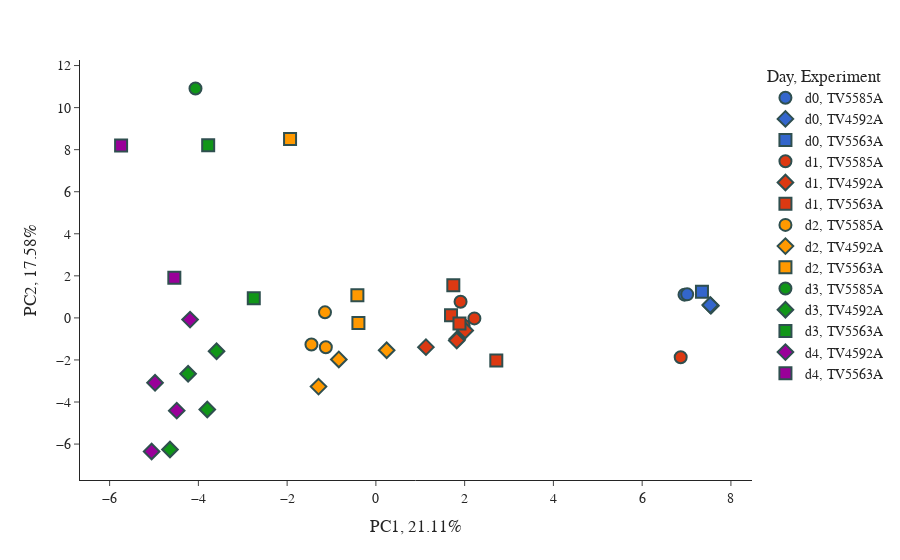

Notebook source saved alongside this figure:
### Code cell
pDf, pc1, pc2 = get_pca_df(vsts['library_10_2'], 50)
plotPCA(pDf, pc1, pc2)

### Figure 1 — Plotly figure (JSON) as saved in the notebook; plotly's stock layout.template omitted (floating-point values rounded to 4 significant figures)
{"data": [{"customdata": [["inoculum"], ["inoculum"]], "hovertemplate": "Day=d0<br>Experiment=TV5585A<br>PC1, 21.11%=%{x}<br>PC2, 17.58%=%{y}<br>mouse=%{customdata[0]}<extra></extra>", "legendgroup": "d0, TV5585A", "marker": {"color": "#3366CC", "line": {"color": "DarkSlateGrey", "width": 2}, "size": 12, "symbol": "circle"}, "mode": "markers", "name": "d0, TV5585A", "orientation": "v", "showlegend": true, "type": "scatter", "x": [6.954, 7.014], "xaxis": "x", "y": [1.106, 1.12], "yaxis": "y"}, {"customdata": [["inoculum"], ["inoculum"]], "hovertemplate": "Day=d0<br>Experiment=TV4592A<br>PC1, 21.11%=%{x}<br>PC2, 17.58%=%{y}<br>mouse=%{customdata[0]}<extra></extra>", "legendgroup": "d0, TV4592A", "marker": {"color": "#3366CC", "line": {"color": "DarkSlateGrey", "width": 2}, "size": 12, "symbol": "diamond"}, "mode": "markers", "name": "d0, TV4592A", "orientation": "v", "showlegend": true, "type": "scatter", "x": [7.549, 7.534], "xaxis": "x", "y": [0.5742, 0.6099], "yaxis": "y"}, {"customdata": [["inoculum"]], "hovertemplate": "Day=d0<br>Experiment=TV5563A<br>PC1, 21.11%=%{x}<br>PC2, 17.58%=%{y}<br>mouse=%{customdata[0]}<extra></extra>", "legendgroup": "d0, TV5563A", "marker": {"color": "#3366CC", "line": {"color": "DarkSlateGrey", "width": 2}, "size": 12, "symbol": "square"}, "mode": "markers", "name": "d0, TV5563A", "orientation": "v", "showlegend": true, "type": "scatter", "x": [7.347], "xaxis": "x", "y": [1.243], "yaxis": "y"}, {"customdata": [["am729"], ["am727"], ["am728"], ["am731"]], "hovertemplate": "Day=d1<br>Experiment=TV5585A<br>PC1, 21.11%=%{x}<br>PC2, 17.58%=%{y}<br>mouse=%{customdata[0]}<extra></extra>", "legendgroup": "d1, TV5585A", "marker": {"color": "#DC3912", "line": {"color": "DarkSlateGrey", "width": 2}, "size": 12, "symbol": "circle"}, "mode": "markers", "name": "d1, TV5585A", "orientation": "v", "showlegend": true, "type": "scatter", "x": [1.977, 2.22, 1.908, 6.868], "xaxis": "x", "y": [-0.3652, -0.0229, 0.7686, -1.874], "yaxis": "y"}, {"customdata": [["ad930"], ["ad929"], ["ad928"], ["ad926"]], "hovertemplate": "Day=d1<br>Experiment=TV4592A<br>PC1, 21.11%=%{x}<br>PC2, 17.58%=%{y}<br>mouse=%{customdata[0]}<extra></extra>", "legendgroup": "d1, TV4592A", "marker": {"color": "#DC3912", "line": {"color": "DarkSlateGrey", "width": 2}, "size": 12, "symbol": "diamond"}, "mode": "markers", "name": "d1, TV4592A", "orientation": "v", "showlegend": true, "type": "scatter", "x": [1.834, 1.822, 2.012, 1.128], "xaxis": "x", "y": [-1.006, -1.074, -0.6009, -1.39], "yaxis": "y"}, {"customdata": [["am484"], ["am483"], ["am485"], ["am486"]], "hovertemplate": "Day=d1<br>Experiment=TV5563A<br>PC1, 21.11%=%{x}<br>PC2, 17.58%=%{y}<br>mouse=%{customdata[0]}<extra></extra>", "legendgroup": "d1, TV5563A", "marker": {"color": "#DC3912", "line": {"color": "DarkSlateGrey", "width": 2}, "size": 12, "symbol": "square"}, "mode": "markers", "name": "d1, TV5563A", "orientation": "v", "showlegend": true, "type": "scatter", "x": [1.693, 1.883, 2.713, 1.745], "xaxis": "x", "y": [0.1278, -0.2705, -2.031, 1.552], "yaxis": "y"}, {"customdata": [["am729"], ["am727"], ["am728"]], "hovertemplate": "Day=d2<br>Experiment=TV5585A<br>PC1, 21.11%=%{x}<br>PC2, 17.58%=%{y}<br>mouse=%{customdata[0]}<extra></extra>", "legendgroup": "d2, TV5585A", "marker": {"color": "#FF9900", "line": {"color": "DarkSlateGrey", "width": 2}, "size": 12, "symbol": "circle"}, "mode": "markers", "name": "d2, TV5585A", "orientation": "v", "showlegend": true, "type": "scatter", "x": [-1.128, -1.147, -1.452], "xaxis": "x", "y": [-1.396, 0.2647, -1.265], "yaxis": "y"}, {"customdata": [["ad926"], ["ad928"], ["ad930"]], "hovertemplate": "Day=d2<br>Experiment=TV4592A<br>PC1, 21.11%=%{x}<br>PC2, 17.58%=%{y}<br>mouse=%{customdata[0]}<extra></extra>", "legendgroup": "d2, TV4592A", "marker": {"color": "#FF9900", "line": {"color": "DarkSlateGrey", "width": 2}, "size": 12, "symbol": "diamond"}, "mode": "markers", "name": "d2, TV4592A", "orientation": "v", "showlegend": true, "type": "scatter", "x": [-1.293, 0.2425, -0.8352], "xaxis": "x", "y": [-3.268, -1.539, -1.976], "yaxis": "y"}, {"customdata": [["am488"], ["am486"], ["am483"]], "hovertemplate": "Day=d2<br>Experiment=TV5563A<br>PC1, 21.11%=%{x}<br>PC2, 17.58%=%{y}<br>mouse=%{customdata[0]}<extra></extra>", "legendgroup": "d2, TV5563A", "marker": {"color": "#FF9900", "line": {"color": "DarkSlateGrey", "width": 2}, "size": 12, "symbol": "square"}, "mode": "markers", "name": "d2, TV5563A", "orientation": "v", "showlegend": true, "type": "scatter", "x": [-0.4169, -1.934, -0.3935], "xaxis": "x", "y": [1.076, 8.504, -0.2433], "yaxis": "y"}, {"customdata": [["am730"]], "hovertemplate": "Day=d3<br>Experiment=TV5585A<br>PC1, 21.11%=%{x}<br>PC2, 17.58%=%{y}<br>mouse=%{customdata[0]}<extra></extra>", "legendgroup": "d3, TV5585A", "marker": {"color": "#109618", "line": {"color": "DarkSlateGrey", "width": 2}, "size": 12, "symbol": "circle"}, "mode": "markers", "name": "d3, TV5585A", "orientation": "v", "showlegend": true, "type": "scatter", "x": [-4.065], "xaxis": "x", "y": [10.91], "yaxis": "y"}, {"customdata": [["ad926"], ["ad927"], ["ad929"], ["ad930"]], "hovertemplate": "Day=d3<br>Experiment=TV4592A<br>PC1, 21.11%=%{x}<br>PC2, 17.58%=%{y}<br>mouse=%{customdata[0]}<extra></extra>", "legendgroup": "d3, TV4592A", "marker": {"color": "#109618", "line": {"color": "DarkSlateGrey", "width": 2}, "size": 12, "symbol": "diamond"}, "mode": "markers", "name": "d3, TV4592A", "orientation": "v", "showlegend": true, "type": "scatter", "x": [-3.799, -4.64, -3.59, -4.232], "xaxis": "x", "y": [-4.354, -6.259, -1.584, -2.655], "yaxis": "y"}, {"customdata": [["am486"], ["am488"]], "hovertemplate": "Day=d3<br>Experiment=TV5563A<br>PC1, 21.11%=%{x}<br>PC2, 17.58%=%{y}<br>mouse=%{customdata[0]}<extra></extra>", "legendgroup": "d3, TV5563A", "marker": {"color": "#109618", "line": {"color": "DarkSlateGrey", "width": 2}, "size": 12, "symbol": "square"}, "mode": "markers", "name": "d3, TV5563A", "orientation": "v", "showlegend": true, "type": "scatter", "x": [-3.779, -2.751], "xaxis": "x", "y": [8.207, 0.9329], "yaxis": "y"}, {"customdata": [["ad926"], ["ad927"], ["ad929"], ["ad930"]], "hovertemplate": "Day=d4<br>Experiment=TV4592A<br>PC1, 21.11%=%{x}<br>PC2, 17.58%=%{y}<br>mouse=%{customdata[0]}<extra></extra>", "legendgroup": "d4, TV4592A", "marker": {"color": "#990099", "line": {"color": "DarkSlateGrey", "width": 2}, "size": 12, "symbol": "diamond"}, "mode": "markers", "name": "d4, TV4592A", "orientation": "v", "showlegend": true, "type": "scatter", "x": [-4.487, -5.053, -4.187, -4.976], "xaxis": "x", "y": [-4.41, -6.353, -0.08194, -3.086], "yaxis": "y"}, {"customdata": [["am488"], ["am486"]], "hovertemplate": "Day=d4<br>Experiment=TV5563A<br>PC1, 21.11%=%{x}<br>PC2, 17.58%=%{y}<br>mouse=%{customdata[0]}<extra></extra>", "legendgroup": "d4, TV5563A", "marker": {"color": "#990099", "line": {"color": "DarkSlateGrey", "width": 2}, "size": 12, "symbol": "square"}, "mode": "markers", "name": "d4, TV5563A", "orientation": "v", "showlegend": true, "type": "scatter", "x": [-4.542, -5.741], "xaxis": "x", "y": [1.912, 8.198], "yaxis": "y"}], "layout": {"font": {"family": "Arial", "size": 14}, "legend": {"title": {"text": "Day, Experiment"}, "tracegroupgap": 0}, "margin": {"t": 60}, "title": {"font": {"size": 24}, "x": 0.5}, "xaxis": {"anchor": "y", "domain": [0, 1], "title": {"text": "PC1, 21.11%"}}, "yaxis": {"anchor": "x", "domain": [0, 1], "title": {"text": "PC2, 17.58%"}}}}
